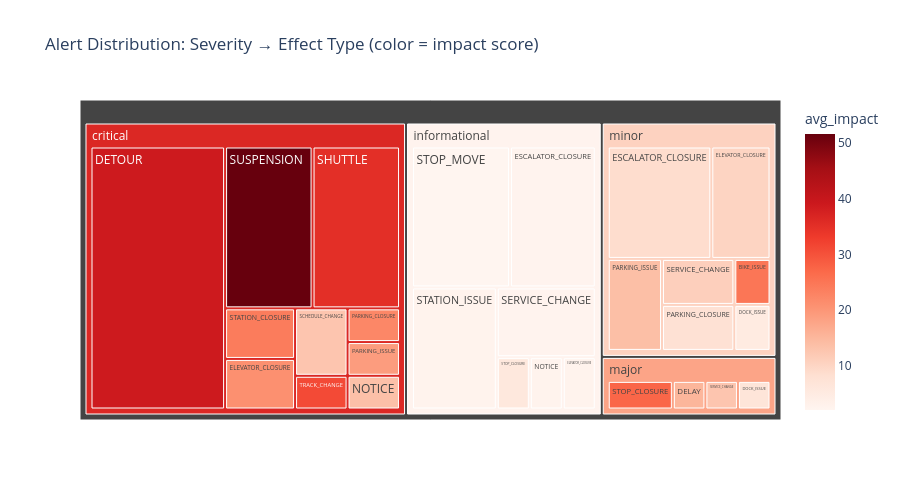

Source (notebook cell):
### Code cell
alerts = query("""
    SELECT 
        effect, severity_category,
        count(*) as alert_count,
        round(avg(impact_score), 2) as avg_impact,
        round(avg(informed_entity_count), 1) as avg_entities_affected,
        sum(CASE WHEN is_active THEN 1 ELSE 0 END) as active_count
    FROM marts.mart_alert_summary
    GROUP BY effect, severity_category
    ORDER BY avg_impact DESC
""").to_pandas()

print("Alert Impact by Effect Type:")
print(alerts.to_string(index=False))

fig = px.treemap(
    alerts,
    path=["severity_category", "effect"],
    values="alert_count",
    color="avg_impact",
    color_continuous_scale="Reds",
    title="Alert Distribution: Severity → Effect Type (color = impact score)",
)
fig.update_layout(height=500)
fig.show()

### Figure 1 — Plotly figure (JSON) as saved in the notebook; plotly's stock layout.template omitted (floating-point values rounded to 4 significant figures)
{"data": [{"branchvalues": "total", "customdata": [[51.62], [38.96], [35.07], [31.04], [27.33], [24.91], [24.04], [22.33], [20.88], [19.09], [15.24], [13.85], [13.55], [12.7], [12.7], [11.01], [10.28], [8.72], [7.83], [6.77], [5.89], [5.08], [2.75], [2.61], [2.61], [2.54], [2.5], [2.05], [36.39], [17.87], [10.57], [2.56]], "domain": {"x": [0, 1], "y": [0, 1]}, "hovertemplate": "labels=%{label}<br>alert_count=%{value}<br>parent=%{parent}<br>id=%{id}<br>avg_impact=%{color}<extra></extra>", "ids": ["critical/SUSPENSION", "critical/DETOUR", "critical/SHUTTLE", "critical/TRACK_CHANGE", "major/STOP_CLOSURE", "minor/BIKE_ISSUE", "critical/STATION_CLOSURE", "critical/PARKING_CLOSURE", "critical/ELEVATOR_CLOSURE", "critical/PARKING_ISSUE", "major/DELAY", "minor/PARKING_ISSUE", "critical/NOTICE", "critical/SCHEDULE_CHANGE", "major/SERVICE_CHANGE", "minor/SERVICE_CHANGE", "minor/ELEVATOR_CLOSURE", "minor/ESCALATOR_CLOSURE", "minor/PARKING_CLOSURE", "major/DOCK_ISSUE", "informational/STOP_CLOSURE", "minor/DOCK_ISSUE", "informational/STATION_ISSUE", "informational/NOTICE", "informational/ELEVATOR_CLOSURE", "informational/SERVICE_CHANGE", "informational/ESCALATOR_CLOSURE", "informational/STOP_MOVE", "critical", "major", "minor", "informational"], "labels": ["SUSPENSION", "DETOUR", "SHUTTLE", "TRACK_CHANGE", "STOP_CLOSURE", "BIKE_ISSUE", "STATION_CLOSURE", "PARKING_CLOSURE", "ELEVATOR_CLOSURE", "PARKING_ISSUE", "DELAY", "PARKING_ISSUE", "NOTICE", "SCHEDULE_CHANGE", "SERVICE_CHANGE", "SERVICE_CHANGE", "ELEVATOR_CLOSURE", "ESCALATOR_CLOSURE", "PARKING_CLOSURE", "DOCK_ISSUE", "STOP_CLOSURE", "DOCK_ISSUE", "STATION_ISSUE", "NOTICE", "ELEVATOR_CLOSURE", "SERVICE_CHANGE", "ESCALATOR_CLOSURE", "STOP_MOVE", "critical", "major", "minor", "informational"], "marker": {"coloraxis": "coloraxis", "colors": [51.62, 38.96, 35.07, 31.04, 27.33, 24.91, 24.04, 22.33, 20.88, 19.09, 15.24, 13.85, 13.55, 12.7, 12.7, 11.01, 10.28, 8.72, 7.83, 6.77, 5.89, 5.08, 2.75, 2.61, 2.61, 2.54, 2.5, 2.05, 36.39, 17.87, 10.57, 2.56]}, "name": "", "parents": ["critical", "critical", "critical", "critical", "major", "minor", "critical", "critical", "critical", "critical", "major", "minor", "critical", "critical", "major", "minor", "minor", "minor", "minor", "major", "informational", "minor", "informational", "informational", "informational", "informational", "informational", "informational", "", "", "", ""], "type": "treemap", "values": [8.0, 20.0, 8.0, 1.0, 2.0, 1.0, 2.0, 1.0, 2.0, 1.0, 1.0, 3.0, 1.0, 2.0, 1.0, 2.0, 4.0, 7.0, 2.0, 1.0, 1.0, 1.0, 6.0, 1.0, 1.0, 4.0, 7.0, 8.0, 46.0, 5.0, 20.0, 28.0]}], "layout": {"coloraxis": {"colorbar": {"title": {"text": "avg_impact"}}, "colorscale": [[0, "rgb(255,245,240)"], [0.125, "rgb(254,224,210)"], [0.25, "rgb(252,187,161)"], [0.375, "rgb(252,146,114)"], [0.5, "rgb(251,106,74)"], [0.625, "rgb(239,59,44)"], [0.75, "rgb(203,24,29)"], [0.875, "rgb(165,15,21)"], [1, "rgb(103,0,13)"]]}, "height": 500, "legend": {"tracegroupgap": 0}, "title": {"text": "Alert Distribution: Severity → Effect Type (color = impact score)"}}}
